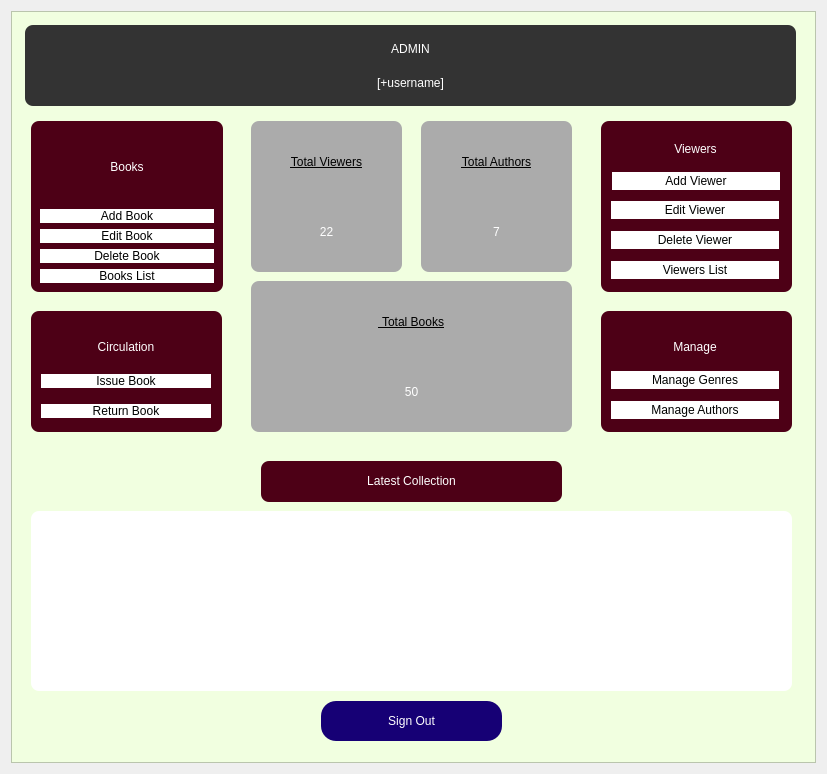
<?xml version="1.0" encoding="UTF-8"?>
<ui version="4.0">
 <class>digitalLibrary</class>
 <widget class="QDialog" name="digitalLibrary">
  <property name="geometry">
   <rect>
    <x>0</x>
    <y>0</y>
    <width>827</width>
    <height>774</height>
   </rect>
  </property>
  <property name="windowTitle">
   <string>Dialog</string>
  </property>
  <layout class="QVBoxLayout" name="verticalLayout_10">
   <property name="leftMargin">
    <number>11</number>
   </property>
   <item>
    <widget class="QFrame" name="frame_4">
     <property name="styleSheet">
      <string notr="true">background-color: rgb(241, 255, 224);</string>
     </property>
     <property name="frameShape">
      <enum>QFrame::StyledPanel</enum>
     </property>
     <property name="frameShadow">
      <enum>QFrame::Raised</enum>
     </property>
     <widget class="QFrame" name="frame">
      <property name="geometry">
       <rect>
        <x>20</x>
        <y>110</y>
        <width>192</width>
        <height>171</height>
       </rect>
      </property>
      <property name="styleSheet">
       <string notr="true">background: #4d0016;
border-radius: 8px;</string>
      </property>
      <property name="frameShape">
       <enum>QFrame::StyledPanel</enum>
      </property>
      <property name="frameShadow">
       <enum>QFrame::Raised</enum>
      </property>
      <layout class="QVBoxLayout" name="verticalLayout">
       <item>
        <widget class="QLabel" name="label_11">
         <property name="styleSheet">
          <string notr="true">font: 63 13pt &quot;Lato Black&quot;;
color: rgb(255, 255, 255);

</string>
         </property>
         <property name="text">
          <string>Books</string>
         </property>
         <property name="alignment">
          <set>Qt::AlignCenter</set>
         </property>
        </widget>
       </item>
       <item>
        <widget class="QPushButton" name="addBookBtn">
         <property name="styleSheet">
          <string notr="true">QPushButton{
border-radius:15px;
padding : 0 4px;
background: #ffffff;
border -radius:10px;
color: rgb(0, 0, 0);
font: 9pt &quot;Lato&quot;;
}
QPushButton:hover:!pressed
{
border-radius:5px;
background:#ffcb3b;
}
</string>
         </property>
         <property name="text">
          <string>Add Book</string>
         </property>
         <property name="autoDefault">
          <bool>false</bool>
         </property>
         <property name="default">
          <bool>false</bool>
         </property>
         <property name="flat">
          <bool>true</bool>
         </property>
        </widget>
       </item>
       <item>
        <widget class="QPushButton" name="editBookBtn">
         <property name="styleSheet">
          <string notr="true">QPushButton{
border-radius:15px;
padding : 0 4px;
background: #ffffff;
border -radius:10px;
color: rgb(0, 0, 0);
font: 9pt &quot;Lato&quot;;
}
QPushButton:hover:!pressed
{
border-radius:5px;
background:#ffcb3b;
}
</string>
         </property>
         <property name="text">
          <string>Edit Book</string>
         </property>
         <property name="autoDefault">
          <bool>false</bool>
         </property>
         <property name="default">
          <bool>false</bool>
         </property>
         <property name="flat">
          <bool>true</bool>
         </property>
        </widget>
       </item>
       <item>
        <widget class="QPushButton" name="deleteBookBtn">
         <property name="styleSheet">
          <string notr="true">QPushButton{
border-radius:15px;
padding : 0 4px;
background: #ffffff;
border -radius:10px;
color: rgb(0, 0, 0);
font: 9pt &quot;Lato&quot;;
}
QPushButton:hover:!pressed
{
border-radius:5px;
background:#ffcb3b;
}
</string>
         </property>
         <property name="text">
          <string>Delete Book</string>
         </property>
         <property name="autoDefault">
          <bool>false</bool>
         </property>
         <property name="default">
          <bool>false</bool>
         </property>
         <property name="flat">
          <bool>true</bool>
         </property>
        </widget>
       </item>
       <item>
        <widget class="QPushButton" name="booksListBtn">
         <property name="styleSheet">
          <string notr="true">QPushButton{
border-radius:15px;
padding : 0 4px;
background: #ffffff;
border -radius:10px;
color: rgb(0, 0, 0);
font: 9pt &quot;Lato&quot;;
}
QPushButton:hover:!pressed
{
border-radius:5px;
background:#ffcb3b;
}
</string>
         </property>
         <property name="text">
          <string>Books List</string>
         </property>
         <property name="autoDefault">
          <bool>false</bool>
         </property>
         <property name="default">
          <bool>false</bool>
         </property>
         <property name="flat">
          <bool>true</bool>
         </property>
        </widget>
       </item>
      </layout>
     </widget>
     <widget class="QFrame" name="frame_2">
      <property name="geometry">
       <rect>
        <x>14</x>
        <y>14</y>
        <width>771</width>
        <height>81</height>
       </rect>
      </property>
      <property name="styleSheet">
       <string notr="true">background: #333333;
border-radius: 8px;</string>
      </property>
      <property name="frameShape">
       <enum>QFrame::StyledPanel</enum>
      </property>
      <property name="frameShadow">
       <enum>QFrame::Raised</enum>
      </property>
      <layout class="QVBoxLayout" name="verticalLayout_15">
       <item>
        <widget class="QLabel" name="label">
         <property name="styleSheet">
          <string notr="true">color: rgb(255, 255, 255);
font: 15pt &quot;Lato Black&quot;;</string>
         </property>
         <property name="text">
          <string>ADMIN</string>
         </property>
         <property name="alignment">
          <set>Qt::AlignCenter</set>
         </property>
        </widget>
       </item>
       <item>
        <widget class="QLabel" name="username">
         <property name="styleSheet">
          <string notr="true">color: rgb(255, 255, 255);
font: 12pt &quot;Lato&quot;;</string>
         </property>
         <property name="text">
          <string>[+username]</string>
         </property>
         <property name="alignment">
          <set>Qt::AlignCenter</set>
         </property>
        </widget>
       </item>
      </layout>
     </widget>
     <widget class="QPushButton" name="returnBookBtn_4">
      <property name="geometry">
       <rect>
        <x>310</x>
        <y>690</y>
        <width>181</width>
        <height>40</height>
       </rect>
      </property>
      <property name="styleSheet">
       <string notr="true">QPushButton{
border-radius:15px;
padding : 0 4px;
background: #160075;
border -radius:10px;
color: rgb(255, 255, 255);
font: 12pt &quot;Lato&quot;;
}
QPushButton:hover:!pressed
{
border-radius:5px;
background:#ababab;
}
</string>
      </property>
      <property name="text">
       <string>Sign Out</string>
      </property>
      <property name="autoDefault">
       <bool>false</bool>
      </property>
      <property name="default">
       <bool>false</bool>
      </property>
      <property name="flat">
       <bool>true</bool>
      </property>
     </widget>
     <widget class="QFrame" name="frame_10">
      <property name="geometry">
       <rect>
        <x>590</x>
        <y>300</y>
        <width>191</width>
        <height>121</height>
       </rect>
      </property>
      <property name="styleSheet">
       <string notr="true">background: #4d0016;
border-radius: 8px;</string>
      </property>
      <property name="frameShape">
       <enum>QFrame::StyledPanel</enum>
      </property>
      <property name="frameShadow">
       <enum>QFrame::Raised</enum>
      </property>
      <widget class="QPushButton" name="manageAuthorButton">
       <property name="geometry">
        <rect>
         <x>10</x>
         <y>90</y>
         <width>168</width>
         <height>18</height>
        </rect>
       </property>
       <property name="styleSheet">
        <string notr="true">QPushButton{
border-radius:15px;
padding : 0 4px;
background: #ffffff;
border -radius:10px;
color: rgb(0, 0, 0);
font: 9pt &quot;Lato&quot;;
}
QPushButton:hover:!pressed
{
border-radius:5px;
background:#ffcb3b;
}
</string>
       </property>
       <property name="text">
        <string>Manage Authors</string>
       </property>
       <property name="autoDefault">
        <bool>false</bool>
       </property>
       <property name="default">
        <bool>false</bool>
       </property>
       <property name="flat">
        <bool>true</bool>
       </property>
      </widget>
      <widget class="QPushButton" name="manageGenre">
       <property name="geometry">
        <rect>
         <x>10</x>
         <y>60</y>
         <width>168</width>
         <height>18</height>
        </rect>
       </property>
       <property name="styleSheet">
        <string notr="true">QPushButton{
border-radius:15px;
padding : 0 4px;
background: #ffffff;
border -radius:10px;
color: rgb(0, 0, 0);
font: 9pt &quot;Lato&quot;;
}
QPushButton:hover:!pressed
{
border-radius:5px;
background:#ffcb3b;
}
</string>
       </property>
       <property name="text">
        <string>Manage Genres</string>
       </property>
       <property name="autoDefault">
        <bool>false</bool>
       </property>
       <property name="default">
        <bool>false</bool>
       </property>
       <property name="flat">
        <bool>true</bool>
       </property>
      </widget>
      <widget class="QLabel" name="label_10">
       <property name="geometry">
        <rect>
         <x>10</x>
         <y>20</y>
         <width>168</width>
         <height>32</height>
        </rect>
       </property>
       <property name="styleSheet">
        <string notr="true">font: 63 13pt &quot;Lato Black&quot;;
color: rgb(255, 255, 255);

</string>
       </property>
       <property name="text">
        <string>Manage</string>
       </property>
       <property name="alignment">
        <set>Qt::AlignCenter</set>
       </property>
      </widget>
     </widget>
     <widget class="QFrame" name="frame_12">
      <property name="geometry">
       <rect>
        <x>590</x>
        <y>110</y>
        <width>191</width>
        <height>171</height>
       </rect>
      </property>
      <property name="styleSheet">
       <string notr="true">background: #4d0016;
border-radius: 8px;</string>
      </property>
      <property name="frameShape">
       <enum>QFrame::StyledPanel</enum>
      </property>
      <property name="frameShadow">
       <enum>QFrame::Raised</enum>
      </property>
      <widget class="QPushButton" name="editMemberBtn">
       <property name="geometry">
        <rect>
         <x>10</x>
         <y>80</y>
         <width>168</width>
         <height>18</height>
        </rect>
       </property>
       <property name="styleSheet">
        <string notr="true">QPushButton{
border-radius:15px;
padding : 0 4px;
background: #ffffff;
border -radius:10px;
color: rgb(0, 0, 0);
font: 9pt &quot;Lato&quot;;
}
QPushButton:hover:!pressed
{
border-radius:5px;
background:#ffcb3b;
}
</string>
       </property>
       <property name="text">
        <string>Edit Viewer</string>
       </property>
       <property name="autoDefault">
        <bool>false</bool>
       </property>
       <property name="default">
        <bool>false</bool>
       </property>
       <property name="flat">
        <bool>true</bool>
       </property>
      </widget>
      <widget class="QPushButton" name="deleteMemberBtn">
       <property name="geometry">
        <rect>
         <x>10</x>
         <y>110</y>
         <width>168</width>
         <height>18</height>
        </rect>
       </property>
       <property name="styleSheet">
        <string notr="true">QPushButton{
border-radius:15px;
padding : 0 4px;
background: #ffffff;
border -radius:10px;
color: rgb(0, 0, 0);
font: 9pt &quot;Lato&quot;;
}
QPushButton:hover:!pressed
{
border-radius:5px;
background:#ffcb3b;
}
</string>
       </property>
       <property name="text">
        <string>Delete Viewer</string>
       </property>
       <property name="autoDefault">
        <bool>false</bool>
       </property>
       <property name="default">
        <bool>false</bool>
       </property>
       <property name="flat">
        <bool>true</bool>
       </property>
      </widget>
      <widget class="QPushButton" name="membersListBtn">
       <property name="geometry">
        <rect>
         <x>10</x>
         <y>140</y>
         <width>168</width>
         <height>18</height>
        </rect>
       </property>
       <property name="styleSheet">
        <string notr="true">QPushButton{
border-radius:15px;
padding : 0 4px;
background: #ffffff;
border -radius:10px;
color: rgb(0, 0, 0);
font: 9pt &quot;Lato&quot;;
}
QPushButton:hover:!pressed
{
border-radius:5px;
background:#ffcb3b;
}
</string>
       </property>
       <property name="text">
        <string>Viewers List</string>
       </property>
       <property name="autoDefault">
        <bool>false</bool>
       </property>
       <property name="default">
        <bool>false</bool>
       </property>
       <property name="flat">
        <bool>true</bool>
       </property>
      </widget>
      <widget class="QPushButton" name="addMemberBtn">
       <property name="geometry">
        <rect>
         <x>11</x>
         <y>51</y>
         <width>168</width>
         <height>18</height>
        </rect>
       </property>
       <property name="styleSheet">
        <string notr="true">QPushButton{
border-radius:15px;
padding : 0 4px;
background: #ffffff;
border -radius:10px;
color: rgb(0, 0, 0);
font: 9pt &quot;Lato&quot;;
}
QPushButton:hover:!pressed
{
border-radius:5px;
background:#ffcb3b;
}
</string>
       </property>
       <property name="text">
        <string>Add Viewer</string>
       </property>
       <property name="autoDefault">
        <bool>false</bool>
       </property>
       <property name="default">
        <bool>false</bool>
       </property>
       <property name="flat">
        <bool>true</bool>
       </property>
      </widget>
      <widget class="QLabel" name="label_7">
       <property name="geometry">
        <rect>
         <x>10</x>
         <y>10</y>
         <width>169</width>
         <height>35</height>
        </rect>
       </property>
       <property name="styleSheet">
        <string notr="true">font: 63 13pt &quot;Lato Black&quot;;
color: rgb(255, 255, 255);

</string>
       </property>
       <property name="text">
        <string>Viewers</string>
       </property>
       <property name="alignment">
        <set>Qt::AlignCenter</set>
       </property>
      </widget>
     </widget>
     <widget class="QFrame" name="frame_16">
      <property name="geometry">
       <rect>
        <x>20</x>
        <y>300</y>
        <width>191</width>
        <height>121</height>
       </rect>
      </property>
      <property name="styleSheet">
       <string notr="true">background: #4d0016;
border-radius: 8px;</string>
      </property>
      <property name="frameShape">
       <enum>QFrame::StyledPanel</enum>
      </property>
      <property name="frameShadow">
       <enum>QFrame::Raised</enum>
      </property>
      <widget class="QWidget" name="layoutWidget">
       <property name="geometry">
        <rect>
         <x>10</x>
         <y>90</y>
         <width>170</width>
         <height>21</height>
        </rect>
       </property>
       <layout class="QHBoxLayout" name="horizontalLayout_16">
        <item>
         <widget class="QPushButton" name="returnBookBtn">
          <property name="styleSheet">
           <string notr="true">QPushButton{
border-radius:15px;
padding : 0 4px;
background: #ffffff;
border -radius:10px;
color: rgb(0, 0, 0);
font: 9pt &quot;Lato&quot;;
}
QPushButton:hover:!pressed
{
border-radius:5px;
background:#ffcb3b;
}
</string>
          </property>
          <property name="text">
           <string>Return Book</string>
          </property>
          <property name="autoDefault">
           <bool>false</bool>
          </property>
          <property name="default">
           <bool>false</bool>
          </property>
          <property name="flat">
           <bool>true</bool>
          </property>
         </widget>
        </item>
       </layout>
      </widget>
      <widget class="QWidget" name="layoutWidget">
       <property name="geometry">
        <rect>
         <x>10</x>
         <y>19</y>
         <width>170</width>
         <height>34</height>
        </rect>
       </property>
       <layout class="QHBoxLayout" name="horizontalLayout_19">
        <item>
         <widget class="QLabel" name="label_9">
          <property name="styleSheet">
           <string notr="true">font: 63 13pt &quot;Lato Black&quot;;
color: rgb(255, 255, 255);

</string>
          </property>
          <property name="text">
           <string>Circulation</string>
          </property>
          <property name="alignment">
           <set>Qt::AlignCenter</set>
          </property>
         </widget>
        </item>
       </layout>
      </widget>
      <widget class="QWidget" name="layoutWidget">
       <property name="geometry">
        <rect>
         <x>10</x>
         <y>60</y>
         <width>170</width>
         <height>21</height>
        </rect>
       </property>
       <layout class="QHBoxLayout" name="horizontalLayout_15">
        <item>
         <widget class="QPushButton" name="issueBookBtn">
          <property name="styleSheet">
           <string notr="true">QPushButton{
border-radius:15px;
padding : 0 4px;
background: #ffffff;
border -radius:10px;
color: rgb(0, 0, 0);
font: 9pt &quot;Lato&quot;;
}
QPushButton:hover:!pressed
{
border-radius:5px;
background:#ffcb3b;
}
</string>
          </property>
          <property name="text">
           <string>Issue Book</string>
          </property>
          <property name="autoDefault">
           <bool>false</bool>
          </property>
          <property name="default">
           <bool>false</bool>
          </property>
          <property name="flat">
           <bool>true</bool>
          </property>
         </widget>
        </item>
       </layout>
      </widget>
     </widget>
     <widget class="QFrame" name="frame_7">
      <property name="geometry">
       <rect>
        <x>20</x>
        <y>500</y>
        <width>761</width>
        <height>180</height>
       </rect>
      </property>
      <property name="styleSheet">
       <string notr="true">background-color: #ffffff;
border-radius: 8px;</string>
      </property>
      <property name="frameShape">
       <enum>QFrame::StyledPanel</enum>
      </property>
      <property name="frameShadow">
       <enum>QFrame::Raised</enum>
      </property>
      <layout class="QVBoxLayout" name="verticalLayout_5">
       <item>
        <layout class="QHBoxLayout" name="horizontalLayout_2">
         <item>
          <widget class="QLabel" name="cover_1">
           <property name="text">
            <string/>
           </property>
          </widget>
         </item>
         <item>
          <widget class="QLabel" name="cover_2">
           <property name="text">
            <string/>
           </property>
          </widget>
         </item>
         <item>
          <widget class="QLabel" name="cover_3">
           <property name="text">
            <string/>
           </property>
          </widget>
         </item>
         <item>
          <widget class="QLabel" name="cover_4">
           <property name="text">
            <string/>
           </property>
          </widget>
         </item>
        </layout>
       </item>
      </layout>
     </widget>
     <widget class="QFrame" name="frame_9">
      <property name="geometry">
       <rect>
        <x>240</x>
        <y>270</y>
        <width>321</width>
        <height>151</height>
       </rect>
      </property>
      <property name="styleSheet">
       <string notr="true">background-color: #ababab;
border-radius: 8px;</string>
      </property>
      <property name="frameShape">
       <enum>QFrame::StyledPanel</enum>
      </property>
      <property name="frameShadow">
       <enum>QFrame::Raised</enum>
      </property>
      <layout class="QVBoxLayout" name="verticalLayout_12">
       <item>
        <layout class="QVBoxLayout" name="verticalLayout_13">
         <item>
          <widget class="QLabel" name="label_24">
           <property name="styleSheet">
            <string notr="true">color: rgb(0, 0, 0);
text-decoration: underline;
font: 63 italic 13pt &quot;Lato Black&quot;;

</string>
           </property>
           <property name="text">
            <string> Total Books</string>
           </property>
           <property name="alignment">
            <set>Qt::AlignCenter</set>
           </property>
          </widget>
         </item>
         <item>
          <widget class="QLabel" name="bookNum">
           <property name="styleSheet">
            <string notr="true">color: rgb(255, 255, 255);
font: 63 24pt &quot;Lato Black&quot;;
</string>
           </property>
           <property name="text">
            <string>50</string>
           </property>
           <property name="alignment">
            <set>Qt::AlignCenter</set>
           </property>
          </widget>
         </item>
        </layout>
       </item>
      </layout>
     </widget>
     <widget class="QFrame" name="frame_6">
      <property name="geometry">
       <rect>
        <x>410</x>
        <y>110</y>
        <width>151</width>
        <height>151</height>
       </rect>
      </property>
      <property name="styleSheet">
       <string notr="true">background-color: #ababab;
border-radius: 8px;</string>
      </property>
      <property name="frameShape">
       <enum>QFrame::StyledPanel</enum>
      </property>
      <property name="frameShadow">
       <enum>QFrame::Raised</enum>
      </property>
      <layout class="QHBoxLayout" name="horizontalLayout_20">
       <item>
        <layout class="QVBoxLayout" name="verticalLayout_7">
         <item>
          <widget class="QLabel" name="label_13">
           <property name="styleSheet">
            <string notr="true">color: rgb(0, 0, 0);
text-decoration: underline;
font: 63 italic 13pt &quot;Lato Black&quot;;

</string>
           </property>
           <property name="text">
            <string>Total Authors</string>
           </property>
           <property name="alignment">
            <set>Qt::AlignCenter</set>
           </property>
          </widget>
         </item>
         <item>
          <widget class="QLabel" name="authorNum">
           <property name="styleSheet">
            <string notr="true">color: rgb(255, 255, 255);
font: 63 24pt &quot;Lato Black&quot;;
</string>
           </property>
           <property name="text">
            <string>7</string>
           </property>
           <property name="alignment">
            <set>Qt::AlignCenter</set>
           </property>
          </widget>
         </item>
        </layout>
       </item>
      </layout>
     </widget>
     <widget class="QFrame" name="frame_8">
      <property name="enabled">
       <bool>true</bool>
      </property>
      <property name="geometry">
       <rect>
        <x>240</x>
        <y>110</y>
        <width>151</width>
        <height>151</height>
       </rect>
      </property>
      <property name="styleSheet">
       <string notr="true">background-color: #ababab;
border-radius: 8px;</string>
      </property>
      <property name="frameShape">
       <enum>QFrame::StyledPanel</enum>
      </property>
      <property name="frameShadow">
       <enum>QFrame::Raised</enum>
      </property>
      <property name="lineWidth">
       <number>1</number>
      </property>
      <layout class="QVBoxLayout" name="verticalLayout_9">
       <item>
        <layout class="QVBoxLayout" name="verticalLayout_8">
         <item>
          <widget class="QLabel" name="label_20">
           <property name="styleSheet">
            <string notr="true">color: rgb(0, 0, 0);
text-decoration: underline;
font: 63 italic 13pt &quot;Lato Black&quot;;

</string>
           </property>
           <property name="text">
            <string>Total Viewers</string>
           </property>
           <property name="alignment">
            <set>Qt::AlignCenter</set>
           </property>
          </widget>
         </item>
         <item>
          <widget class="QLabel" name="memberNum">
           <property name="styleSheet">
            <string notr="true">color: rgb(255, 255, 255);
font: 63 24pt &quot;Lato Black&quot;;
</string>
           </property>
           <property name="text">
            <string>22</string>
           </property>
           <property name="alignment">
            <set>Qt::AlignCenter</set>
           </property>
          </widget>
         </item>
        </layout>
       </item>
      </layout>
     </widget>
     <widget class="QFrame" name="frame_3">
      <property name="geometry">
       <rect>
        <x>250</x>
        <y>450</y>
        <width>301</width>
        <height>41</height>
       </rect>
      </property>
      <property name="styleSheet">
       <string notr="true">background: #4d0016;
border-radius: 8px;</string>
      </property>
      <property name="frameShape">
       <enum>QFrame::StyledPanel</enum>
      </property>
      <property name="frameShadow">
       <enum>QFrame::Raised</enum>
      </property>
      <widget class="QLabel" name="label_4">
       <property name="geometry">
        <rect>
         <x>10</x>
         <y>10</y>
         <width>281</width>
         <height>20</height>
        </rect>
       </property>
       <property name="styleSheet">
        <string notr="true">font: 63 13pt &quot;Lato Black&quot;;
color: rgb(255, 255, 255);

</string>
       </property>
       <property name="text">
        <string>Latest Collection</string>
       </property>
       <property name="alignment">
        <set>Qt::AlignCenter</set>
       </property>
      </widget>
     </widget>
    </widget>
   </item>
  </layout>
 </widget>
 <resources/>
 <connections/>
</ui>
